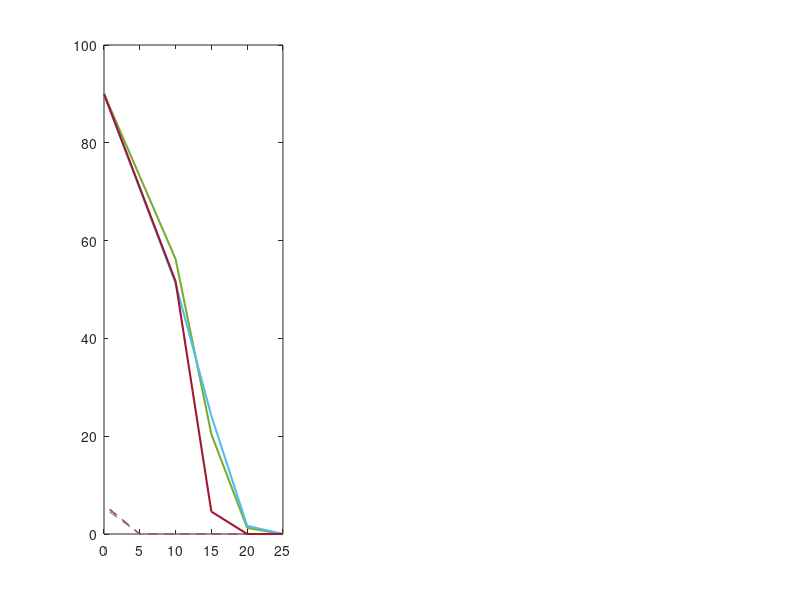

MATLAB code to generate this figure: (Note: this script raises an error after producing the figure.)
function Penetration_Angle()
x1 = [0.8,87.76;
    0.9,91.32;
    1,89.17;
    1.1,90.87;
    1.2,90.3;
    0.9,89.8;
    0.8,86.42;
    1.1,88.28;
    1.1,90.18;
    1,90.68];

x2 = [1.8,95.91;
    1.9,83.5;
    2,88.88;
    2.1,88.54;
    2.2,89.44;
    2,88.13;
    1.8,90.31;
    1.9,87.35;
    2.1,90.94;
    2.2,89.43];

x3 = [3,90.05;
    3,94.57;
    3,95.32;
    3,89.42;
    3,90.43;
    3,91.79;
    3,82.14;
    3,93.87;
    3,92.8;
    3,88.82];

x4 = [4,89.42;
    4,90.81;
    4,73.35;
    4,92.32;
    4,85.36;
    4,88.61;
    4,89.03;
    4,88.9;
    4,88.92;
    4,91.87];

x5 = [5,90.43;
    5,90.3;
    5,89.3;
    5,79.68;
    5,91.33;
    5,90.66;
    5,87.9;
    5,89.23;
    5,90.53;
    5,89.29];

x6 = [6,87.23;
    6,90.31;
    6,88.72;
    6,93.77;
    6,91.92;
    6,83.65;
    6,82.05;
    6,81.42;
    6,84.21;
    6,83.72];

x11 = [1,53.27;
    0.98,38.36;
    0.98,33.88;
    1,60.88;
    1.02,43.91;
    1.02,37.04;
    0.98,43.64;
    1,33.84;
    1,28.50;
    1.02,32.04];

x22 = [2.02,57.75;
    2,63.41;
    1.98,57.62;
    2.02,55.33;
    1.98,63.67;
    2,66.84;
    2,52.20;
    2.02,61.39;
    2,60.48;
    2,56.08];

x33 = [3,63.48;
    3,82.52;
    3,88.67;
    2.98,66.89;
    3.02,66.61;
    2.98,62.14;
    3,65.57;
    3,72.05;
    3.01,65.26;
    3,78.83];

x44 = [3.98,97.19;
    4,86.9;
    4.02,88.36;
    3.99,84.49;
    4.01,86.90;
    3.99,87.04;
    4,82.21;
    4.02,87.77;
    4.01,83.44;
    3.99,81.66];

x55 = [4.98,90.14;
    5,89.67;
    5.02,90.98;
    5.01,87.23;
    4.99,99.74;
    4.98,98.59;
    5,99.49;
    5.02,96.11;
    5.01,99.09;
    4.99,89];

x66 = [5.98,98.4;
    6,107.1;
    6.02,107.86;
    6.01,102.42;
    5.99,102.41;
    5.98,111.11;
    6,105.21;
    6.02,111.49;
    6.01,110.53;
    5.99,109.01];

x1(:,2) = abs(x1(:,2)-90);
x2(:,2) = abs(x2(:,2)-90);
x3(:,2) = abs(x3(:,2)-90);
x4(:,2) = abs(x4(:,2)-90);
x5(:,2) = abs(x5(:,2)-90);
x6(:,2) = abs(x6(:,2)-90);

h1 = [0,sum(x1(:,2))/10,std(x1(:,2));
    0.05,sum(x2(:,2))/10,std(x2(:,2));
    0.10,sum(x3(:,2))/10,std(x3(:,2));
    0.15,sum(x4(:,2))/10,std(x4(:,2));
    0.40,sum(x5(:,2))/10,std(x5(:,2));
    0.80,sum(x6(:,2))/10,std(x6(:,2))];

h1_1 = [0,sum(x1(:,2))/10,std(x1(:,2));
    0.05,sum(x2(:,2))/10,std(x2(:,2));
    0.10,sum(x3(:,2))/10,std(x3(:,2));
    0.15,sum(x4(:,2))/10,std(x4(:,2));
    0.40,sum(x5(:,2))/10,std(x5(:,2));
    0.80,sum(x6(:,2))/10,std(x6(:,2));
    5,0,0;
    10,0,0;
    15,0,0;
    20,0,0;
    25,0,0];

% % boxplot([x1(:,2),x2(:,2),x3(:,2),x4(:,2),x5(:,2),x6(:,2)],'Labels',{'h = 0','h = 5','h = 10','h = 15','h = 40','h = 80'});
% xlabel 'Drop Height (mm)';
% ylabel 'Angle of Penetration (deg)';
% % title 'Height vs. Angle of Penetration (Mason Sand)';
% hold on;
% plot (x11(:,1)+0.2,x1(:,2),'mO','MarkerSize',4,'MarkerEdgeColor',[0 0 0],'MarkerFaceColor', [1 0 1]);
% hold on;
% plot (x22(:,1)+0.2,x2(:,2),'mO','MarkerSize',4,'MarkerEdgeColor',[0 0 0],'MarkerFaceColor', [1 0 1]);
% hold on;
% plot (x33(:,1)+0.2,x3(:,2),'mO','MarkerSize',4,'MarkerEdgeColor',[0 0 0],'MarkerFaceColor', [1 0 1]);
% hold on;
% plot (x44(:,1)+0.2,x4(:,2),'mO','MarkerSize',4,'MarkerEdgeColor',[0 0 0],'MarkerFaceColor', [1 0 1]);
% hold on;
% plot (x55(:,1)+0.2,x5(:,2),'mO','MarkerSize',4,'MarkerEdgeColor',[0 0 0],'MarkerFaceColor', [1 0 1]);
% hold on;
% plot (x66(:,1)+0.2,x6(:,2),'mO','MarkerSize',4,'MarkerEdgeColor',[0 0 0],'MarkerFaceColor', [1 0 1]);
% hold on;

a1 = [1,89.56;
    1,89.29;
    1,88.34;
    1,89.54;
    1,89.04;
    1,79.15;
    1,90.43;
    1,88.52;
    1,87.7;
    1,90.45];

a2 = [2,86.43;
    2,88.65;
    2,89.04;
    2,89.07;
    2,90.93;
    2,91.29;
    2,88.12;
    2,89.55;
    2,90.93;
    2,88.9];

a3 = [3,91.74;
    3,86.73;
    3,89.04;
    3,88.32;
    3,90.31;
    3,92.65;
    3,87.55;
    3,88.25;
    3,88.42;
    3,89.55];

a4 = [4,91.66;
    4,87.31;
    4,90.91;
    4,93.87;
    4,85.58;
    4,89.67;
    4,90.42;
    4,90.17;
    4,77.1;
    4,88.11];

a5 = [5,86.6;
    5,94.65;
    5,86.88;
    5,85.63;
    5,88.25;
    5,86.79;
    5,87.72;
    5,82.46;
    5,90.54;
    5,94.39];

a6 = [6,94.73;
    6,80.67;
    6,78.1;
    6,94.46;
    6,91.12;
    6,88.94;
    6,87.28;
    6,85.03;
    6,82.47;
    6,93.43];

a11 = [0.98,35.82;
    1,44.57;
    1.02,60.35;
    1.01,32.74;
    0.99,39.96;
    0.98,55.49;
    1,26.55;
    1.02,36.97;
    1.01,46.02;
    0.99,44.17];

a22 = [1.98,62.42;
    2,64.42;
    2.02,55.73;
    1.99,33.7;
    2.01,43.64;
    1.98,38.69;
    2,47.34;
    2.02,35.46;
    2.01,48.01;
    1.99,36.32];

a33 = [2.99,64.88;
    2.98,44.14;
    3.02,45.09;
    3.01,47.89;
    3.02,49.02;
    3.01,42.99;
    2.99,46.83;
    2.98,48.22;
    3,47.15;
    3,49.3];

a44 = [4,67.4;
    4,63.63;
    4.02,56.81;
    4.02,59.79;
    3.98,72.19;
    3.98,58.39;
    3.99,64.72;
    3.99,72.99;
    4.01,61.68;
    4.01,63.86];

a55 = [5,87.28;
    5,75.3;
    5.02,84.19;
    5.01,72.84;
    5.02,87.64;
    5.01,86.74;
    4.98,77.69;
    4.98,72.91;
    4.99,84.98;
    4.99,77];

a66 = [6,99.48;
    6,89.33;
    6.02,98.24;
    6.01,90.8;
    6.01,95.51;
    6.02,96.37;
    5.98,100.67;
    5.98,96.29;
    5.99,91.59;
    5.99,87.93];

a1(:,2) = abs(a1(:,2)-90);
a2(:,2) = abs(a2(:,2)-90);
a3(:,2) = abs(a3(:,2)-90);
a4(:,2) = abs(a4(:,2)-90);
a5(:,2) = abs(a5(:,2)-90);
a6(:,2) = abs(a6(:,2)-90);

h2 = [0,sum(a1(:,2))/10,std(a1(:,2));
    0.05,sum(a2(:,2))/10,std(a2(:,2));
    0.10,sum(a3(:,2))/10,std(a3(:,2));
    0.15,sum(a4(:,2))/10,std(a4(:,2));
    0.40,sum(a5(:,2))/10,std(a5(:,2));
    0.80,sum(a6(:,2))/10,std(a6(:,2))];

h2_1 = [0,sum(a1(:,2))/10,std(a1(:,2));
    0.05,sum(a2(:,2))/10,std(a2(:,2));
    0.10,sum(a3(:,2))/10,std(a3(:,2));
    0.15,sum(a4(:,2))/10,std(a4(:,2));
    0.40,sum(a5(:,2))/10,std(a5(:,2));
    0.80,sum(a6(:,2))/10,std(a6(:,2));
    5,0,0;
    10,0,0;
    15,0,0;
    20,0,0;
    25,0,0];

% % boxplot([a1(:,2),a2(:,2),a3(:,2),a4(:,2),a5(:,2),a6(:,2)],'Labels',{'h = 0','h = 5','h = 10','h = 15','h = 40','h = 80'});
% xlabel 'Drop Height (mm)';
% ylabel 'Angle of Penetration (deg)';
% % title 'Height vs. Angle of Penetration (River Sand)';
% hold on;
% plot (a11(:,1)-0.2,a1(:,2),'bO','MarkerSize',4,'MarkerEdgeColor',[0 0 0],'MarkerFaceColor', [0 0 1]);
% hold on;
% plot (a22(:,1)-0.2,a2(:,2),'bO','MarkerSize',4,'MarkerEdgeColor',[0 0 0],'MarkerFaceColor', [0 0 1]);
% hold on;
% plot (a33(:,1)-0.2,a3(:,2),'bO','MarkerSize',4,'MarkerEdgeColor',[0 0 0],'MarkerFaceColor', [0 0 1]);
% hold on;
% plot (a44(:,1)-0.2,a4(:,2),'bO','MarkerSize',4,'MarkerEdgeColor',[0 0 0],'MarkerFaceColor', [0 0 1]);
% hold on;
% plot (a55(:,1)-0.2,a5(:,2),'bO','MarkerSize',4,'MarkerEdgeColor',[0 0 0],'MarkerFaceColor', [0 0 1]);
% hold on;
% plot (a66(:,1)-0.2,a6(:,2),'bO','MarkerSize',4,'MarkerEdgeColor',[0 0 0],'MarkerFaceColor', [0 0 1]);
% hold on;

b1 = [1,89.03;
    1,90.43;
    1,89.55;
    1,88.16;
    1,84.35;
    1,88.9;
    1,90.35;
    1,90.42;
    1,92.09;
    1,91.06];

b2 = [2,90.82;
    2,86.88;
    2,89.29;
    2,90.44;
    2,90.31;
    2,86.66;
    2,89.68;
    2,93.44;
    2,90.7;
    2,89.68];

b3 = [3,90.53;
    3,91.18;
    3,90.3;
    3,83.02;
    3,93.59;
    3,89.18;
    3,89.02;
    3,91.97;
    3,88.12;
    3,89.67];

b4 = [4,91.19;
    4,91.21;
    4,89.93;
    4,87.01;
    4,88.79;
    4,86.52;
    4,88.96;
    4,90.58;
    4,91.64;
    4,87.22];

b5 = [5,87.82;
    5,91.27;
    5,93.71;
    5,84.95;
    5,89.31;
    5,89.93;
    5,89.03;
    5,87.07;
    5,86.14;
    5,91.32];

b6 = [6,86.72;
    6,86.37;
    6,88.15;
    6,88.81;
    6,77.89;
    6,91.27;
    6,83.98;
    6,77.71;
    6,87.33;
    6,87.95];

b11 = [1,53.64;
    1,48.36;
    1.02,44.42;
    1.02,50.69;
    1.01,57.78;
    1.01,53.33;
    0.98,41.88;
    0.98,43.88;
    0.99,52.47;
    0.99,40.95];

b22 = [2,71.79;
    2,67.52;
    2.02,58.11;
    1.98,59.18;
    2.02,59.1;
    2.02,62.26;
    2.01,72.3;
    1.98,53.18;
    1.99,61.19;
    1.99,69.25];

b33 = [3,65.03;
    3,74.02;
    3.02,63.07;
    3.01,61.69;
    3.02,74.95;
    3.01,64.5;
    2.98,73.94;
    2.98,62.84;
    2.99,74.85;
    2.99,67.15];

b44 = [4,74.27;
    4,70.07;
    4.02,71.4;
    4.02,77.11;
    4.01,72.21;
    4.01,69.7;
    3.98,76.49;
    3.98,73.24;
    3.99,70;
    3.98,68.98];

b55 = [5,84.46;
    5.02,85.11;
    5,82.96;
    5.02,92.11;
    5.01,83.57;
    4.98,82.73;
    4.99,82.33;
    5.01,78.66;
    4.99,84.53;
    4.98,77.81];

b66 = [6,90.64;
    6,87.33;
    6.02,100.77;
    6.02,97.74;
    6.01,87.39;
    6.01,97.24;
    5.98,88.49;
    5.98,98.62;
    5.99,90.32;
    5.99,97.03];

b1(:,2) = abs(b1(:,2)-90);
b2(:,2) = abs(b2(:,2)-90);
b3(:,2) = abs(b3(:,2)-90);
b4(:,2) = abs(b4(:,2)-90);
b5(:,2) = abs(b5(:,2)-90);
b6(:,2) = abs(b6(:,2)-90);

h3 = [0,sum(b1(:,2))/10,std(b1(:,2));
    0.05,sum(b2(:,2))/10,std(b2(:,2));
    0.10,sum(b3(:,2))/10,std(b3(:,2));
    0.15,sum(b4(:,2))/10,std(b4(:,2));
    0.40,sum(b5(:,2))/10,std(b5(:,2));
    0.80,sum(b6(:,2))/10,std(b6(:,2))];

h3_1 = [0,sum(b1(:,2))/10,std(b1(:,2));
    0.05,sum(b2(:,2))/10,std(b2(:,2));
    0.10,sum(b3(:,2))/10,std(b3(:,2));
    0.15,sum(b4(:,2))/10,std(b4(:,2));
    0.40,sum(b5(:,2))/10,std(b5(:,2));
    0.80,sum(b6(:,2))/10,std(b6(:,2));
    5,0,0;
    10,0,0;
    15,0,0;
    20,0,0;
    25,0,0];


% % boxplot([b1(:,2),b2(:,2),b3(:,2),b4(:,2),b5(:,2),b6(:,2)],'Labels',{'h = 0','h = 5','h = 10','h = 15','h = 40','h = 80'});
% xlabel 'Drop Height (mm)';
% ylabel 'Angle of Penetration (deg)';
% % title 'Height vs. Angle of Penetration (Coarse Sand)';
% hold on;
% plot (b11(:,1)+0.1,b1(:,2),'rO','MarkerSize',4,'MarkerEdgeColor',[0 0 0],'MarkerFaceColor', [1 0 0]);
% hold on;
% plot (b22(:,1)+0.1,b2(:,2),'rO','MarkerSize',4,'MarkerEdgeColor',[0 0 0],'MarkerFaceColor', [1 0 0]);
% hold on;
% plot (b33(:,1)+0.1,b3(:,2),'rO','MarkerSize',4,'MarkerEdgeColor',[0 0 0],'MarkerFaceColor', [1 0 0]);
% hold on;
% plot (b44(:,1)+0.1,b4(:,2),'rO','MarkerSize',4,'MarkerEdgeColor',[0 0 0],'MarkerFaceColor', [1 0 0]);
% hold on;
% plot (b55(:,1)+0.1,b5(:,2),'rO','MarkerSize',4,'MarkerEdgeColor',[0 0 0],'MarkerFaceColor', [1 0 0]);
% hold on;
% plot (b66(:,1)+0.1,b6(:,2),'rO','MarkerSize',4,'MarkerEdgeColor',[0 0 0],'MarkerFaceColor', [1 0 0]);
% hold on;

c1 = [1,0;
    1,0;
    1,0;
    1,0;
    1,0;
    1,0;
    1,0;
    1,0;
    1,0;
    1,0];

c2 = [2,87.32;
    2,88.24;
    2,90.43;
    2,87.91;
    2,89.43;
    2,86.65;
    2,89.43;
    2,89.68;
    2,90.56;
    2,89.16];

c3 = [3,92.71;
    3,87.28;
    3,89.18;
    3,81.9;
    3,88.9;
    3,92.06;
    3,89.29;
    3,87.4;
    3,88.8;
    3,86.77];

c4 = [4,91.43;
    4,82.01;
    4,92.01;
    4,93.48;
    4,92.58;
    4,88.9;
    4,84.13;
    4,88.63;
    4,88.27;
    4,83.22];

c5 = [5,83.31;
    5,88.09;
    5,86.29;
    5,87.4;
    5,93.06;
    5,86.18;
    5,83.28;
    5,89.15;
    5,91.29;
    5,88.81];

c6 = [6,93.02;
    6,86.87;
    6,85.79;
    6,81.26;
    6,81.96;
    6,92.35;
    6,88.76;
    6,87.6;
    6,83.18;
    6,80.18];

c11 = [0.98,0;
    0.99,0;
    1,0;
    1.01,0;
    1.02,0;
    0.98,0;
    0.99,0;
    1,0;
    1.01,0;
    1.02,0];

c22 = [2,43.03;
    2.02,39.01;
    2.01,41.89;
    1.97,41.05;
    1.98,42.95;
    2.02,42.35;
    2,39.19;
    1.97,48.83;
    1.98,39.37;
    1.99,41.91];

c33 = [3,40.87;
    3,47.68;
    3.02,42.88;
    3.01,40.97;
    3.03,42.22;
    3.02,40.06;
    2.99,40.81;
    2.98,41.45;
    2.97,40.81;
    2.97,38.14];

c44 = [4,38.49;
    4.02,39.25;
    4,41.61;
    4.02,36.73;
    4.01,45.13;
    4.01,40.95;
    3.97,40.33;
    3.97,43.57;
    3.98,44.04;
    3.99,44.86];

c55 = [5,56.17;
    5.02,58.41;
    5,67.99;
    5.02,43.17;
    5.01,54.17;
    5.01,64.65;
    4.98,56.52;
    4.98,60.97;
    4.99,61.58;
    4.99,51.61];

c66 = [6,73.58;
    6,66.63;
    6.02,67.81;
    6.02,77.95;
    6.01,79.93;
    5.98,80.7;
    5.99,81.54;
    6.01,71.59;
    5.98,68.1;
    5.99,74.29];

c1(:,2) = abs(c1(:,2)-90);
c2(:,2) = abs(c2(:,2)-90);
c3(:,2) = abs(c3(:,2)-90);
c4(:,2) = abs(c4(:,2)-90);
c5(:,2) = abs(c5(:,2)-90);
c6(:,2) = abs(c6(:,2)-90);

h4 = [0,sum(c1(:,2))/10,std(c1(:,2));
    0.05,sum(c2(:,2))/10,std(c2(:,2));
    0.10,sum(c3(:,2))/10,std(c3(:,2));
    0.15,sum(c4(:,2))/10,std(c4(:,2));
    0.40,sum(c5(:,2))/10,std(c5(:,2));
    0.80,sum(c6(:,2))/10,std(c6(:,2))];

h4_1 = [0,sum(c1(:,2))/10,std(c1(:,2));
    0.05,sum(c2(:,2))/10,std(c2(:,2));
    0.10,sum(c3(:,2))/10,std(c3(:,2));
    0.15,sum(c4(:,2))/10,std(c4(:,2));
    0.40,sum(c5(:,2))/10,std(c5(:,2));
    0.80,sum(c6(:,2))/10,std(c6(:,2));
    5,0,0;
    10,0,0;
    15,0,0;
    20,0,0;
    25,0,0];


%  boxplot([c1(:,2),c2(:,2),c3(:,2),c4(:,2),c5(:,2),c6(:,2)],'Labels',{'h = 0','h = 5','h = 10','h = 15','h = 40','h = 80'});
% xlabel 'Drop Height (mm)';
% ylabel 'Angle of Penetration (deg)';
% % title 'Height vs. Angle of Penetration (Soil)';
% hold on;
% plot (c11(:,1)-0.1,c1(:,2),'gO','MarkerSize',4,'MarkerEdgeColor',[0 0 0],'MarkerFaceColor', [0 1 0]);
% hold on;
% plot (c22(:,1)-0.1,c2(:,2),'gO','MarkerSize',4,'MarkerEdgeColor',[0 0 0],'MarkerFaceColor', [0 1 0]);
% hold on;
% plot (c33(:,1)-0.1,c3(:,2),'gO','MarkerSize',4,'MarkerEdgeColor',[0 0 0],'MarkerFaceColor', [0 1 0]);
% hold on;
% plot (c44(:,1)-0.1,c4(:,2),'gO','MarkerSize',4,'MarkerEdgeColor',[0 0 0],'MarkerFaceColor', [0 1 0]);
% hold on;
% plot (c55(:,1)-0.1,c5(:,2),'gO','MarkerSize',4,'MarkerEdgeColor',[0 0 0],'MarkerFaceColor', [0 1 0]);
% hold on;
% plot (c66(:,1)-0.1,c6(:,2),'gO','MarkerSize',4,'MarkerEdgeColor',[0 0 0],'MarkerFaceColor', [0 1 0]);
% hold on;

d1 = [40 30;
    35 45;
    35 45;
    30 40;
    0  90;
    45 30;
    30 45;
    30 45;
    0  90;
    45 35;
    0  90;
    0  90];

d2 = [70 10;
    55 25;
    65 15;
    0  90;
    70 10;
    50 20;
    50 20;
    55 15;
    65 30;
    70 05;
    70 05;
    70 00];

d3 = [70 00;
    70 00;
    70 00;
    70 00;
    70 00;
    70 00;
    60 15;
    70 00;
    70 00;
    70 00;
    70 00;
    70 00];

d4 = [70 00;
    70 00;
    70 00;
    70 00;
    70 00;
    70 00;
    70 00;
    70 00;
    70 00;
    70 00;
    70 00;
    70 00];

h5  =[ 0, 90, 0;
    10,mean(d1(:,2)),std(d1(:,2));
    15,mean(d2(:,2)),std(d2(:,2));
    20,mean(d3(:,2)),std(d3(:,2));
    25,mean(d4(:,2)),std(d4(:,2))];

e1 =[30 05;
    35 30;
    20 25;
    00 90;
    00 90;
    30 25;
    35 25;
    00 90;
    30 25;
    00 90;
    30 30;
    00 90];

e2 = [35 05;
    30 05;
    25 10;
    30 15;
    30 05;
    25 25;
    00 90;
    35 10;
    35 10;
    30 10;
    30 15;
    00 90];

e3 = [45 05;
    50 00;
    45 05;
    50 00;
    55 00;
    45 00;
    55 00;
    45 00;
    40 05;
    45 00;
    55 00;
    50 05];

e4 = [55 00;
    55 00;
    60 00;
    55 00;
    60 00;
    60 00;
    55 00;
    60 00;
    60 00;
    60 00;
    55 00;
    55 00];

h6  =[0, 90, 0;
    10,mean(e1(:,2)),std(e1(:,2));
    15,mean(e2(:,2)),std(e2(:,2));
    20,mean(e3(:,2)),std(e3(:,2));
    25,mean(e4(:,2)),std(e4(:,2))];

f1 = [40 30;
    30 30;
    40 45;
    00 90;
    30 45;
    25 30;
    25 30;
    00 90;
    40 25;
    30 25;
    00 90;
    00 90];

f2 = [60 00;
    60 00;
    55 00;
    65 00;
    55 20;
    70 00;
    60 05;
    60 10;
    60 00;
    65 05;
    65 05;
    70 10];

f3 = [70 00;
    70 00;
    70 00;
    70 00;
    70 00;
    70 00;
    70 00;
    70 00;
    70 00;
    70 00;
    70 00;
    70 00];

f4 = [70 00;
    70 00;
    70 00;
    70 00;
    70 00;
    70 00;
    70 00;
    70 00;
    70 00;
    70 00;
    70 00;
    70 00];

h7  =[0, 90, 0;
    10,mean(f1(:,2)),std(f1(:,2));
    15,mean(f2(:,2)),std(f2(:,2));
    20,mean(f3(:,2)),std(f3(:,2));
    25,mean(f4(:,2)),std(f4(:,2))];

% DO ALL PLOTTING
figure(1);
lw = 1.5;
c= lines(8);

clf
% plot low drop data
subplot(1,9,[1,3]);

plot (h1_1(6:end,1),h1_1(6:end,2),'--','color',c(1,:));
hold on;
plot (h2_1(6:end,1),h2_1(6:end,2),'--','color',c(2,:));
plot (h3_1(6:end,1),h3_1(6:end,2),'--','color',c(3,:));
plot (h4_1(6:end,1),h4_1(6:end,2),'--','color',c(4,:));


plot (h5(:,1),h5(:,2),'color',c(5,:),'LineWidth',lw);
plot (h6(:,1),h6(:,2),'color',c(6,:),'LineWidth',lw);
plot (h7(:,1),h7(:,2),'color',c(7,:),'LineWidth',lw);

l1 = errorbar(h1(:,1)-.005,h1(:,2),h1(:,3),'color',c(1,:),'LineWidth',lw);
l2 = errorbar(h2(:,1)-.003,h2(:,2),h2(:,3),'color',c(2,:),'LineWidth',lw);
l3 = errorbar(h3(:,1)+0.0,h3(:,2),h3(:,3),'color',c(3,:),'LineWidth',lw);
l4 = errorbar(h4(:,1)+.003,h4(:,2),h4(:,3),'color',c(4,:),'LineWidth',lw);
axis([-.05,.85,0,90.5])
setGCA()
xlabel 'Drop Height (m)';
ylabel 'Angle of Deviation (Deg)';

subplot(1,9,[4,9]);
% plot high-drop data
plot(h1_1(:,1),h1_1(:,2),'--','color',c(1,:),'LineWidth',1);
hold on;
plot(h2_1(:,1),h2_1(:,2),'--','color',c(2,:),'LineWidth',1);
plot(h3_1(:,1),h3_1(:,2),'--','color',c(3,:),'LineWidth',1);
plot(h4_1(:,1),h4_1(:,2),'--','color',c(4,:),'LineWidth',1);
l5 = errorbar(h5(:,1)-.1,h5(:,2),h5(:,3),'color',c(5,:),'LineWidth',lw);
l6 = errorbar(h6(:,1),h6(:,2),h6(:,3),'color',c(6,:),'LineWidth',lw);
l7 = errorbar(h7(:,1)+.1,h7(:,2),h7(:,3),'color',c(7,:),'LineWidth',lw);


plot (h1_1(:,1),h1_1(:,2),'color',c(1,:));
plot (h2_1(:,1),h2_1(:,2),'color',c(2,:));
plot (h3_1(:,1),h3_1(:,2),'color',c(3,:));
plot (h4_1(:,1),h4_1(:,2),'color',c(4,:));
plot (h5(:,1),h5(:,2),'d','color',c(5,:));
plot (h6(:,1),h6(:,2),'s','color',c(6,:));
plot (h7(:,1),h7(:,2),'o','color',c(7,:));



axis([2,26,0,90.5])
%ylabel 'Angle of Deviation (deg)';

% l5 (grass field) is a lawn area with about half foot of grass after the rain, 0.15m 
% l6 (intramural field) is the intramural soccer field,
% l7 (lawn)  lawn area near the intramural soccer field where the ground is a bit software and the grass not as dense/high. They are numbered in order ground1, ground2 and ground3 in the data files.

legend([l6,l5,l7,l4,l3,l2,l1], ...
'4 kg/cm^2','3 kg/cm^2', '1.75 kg/cm^2', '0.135 kg/cm^2','0.089 kg/cm^2','0.056 kg/cm^2','0.099 kg/cm^2')
setGCA()
xlabel 'Drop Height (m)';
set(gca,'YTickLabel','','YMinorTick'  , 'off'   )
 set(gcf,'PaperUnits','inches')
 set(gcf,'paperposition',[-0.5,0,10,5])
set(gcf,'papersize',[8.5,5])
print -dpdf 'AutoPenetrationAngle.pdf'


function setGCA()
set( gca                       , ...
    'FontName'   , 'Helvetica','FontSize'   , 14  );
set(gca, ...
  'Box'         , 'off'     , ...
  'TickDir'     , 'in'     , ...
  'TickLength'  , [.02 .02] , ...
  'XMinorTick'  , 'off'      , ...
  'YMinorTick'  , 'on'      , ...
  'YGrid'       , 'on'      , ...
  'XColor'      , [.3 .3 .3], ...
  'YColor'      , [.3 .3 .3], ...
  'YTick'       , 0:10:120, ...
  'LineWidth'   , 1         );
